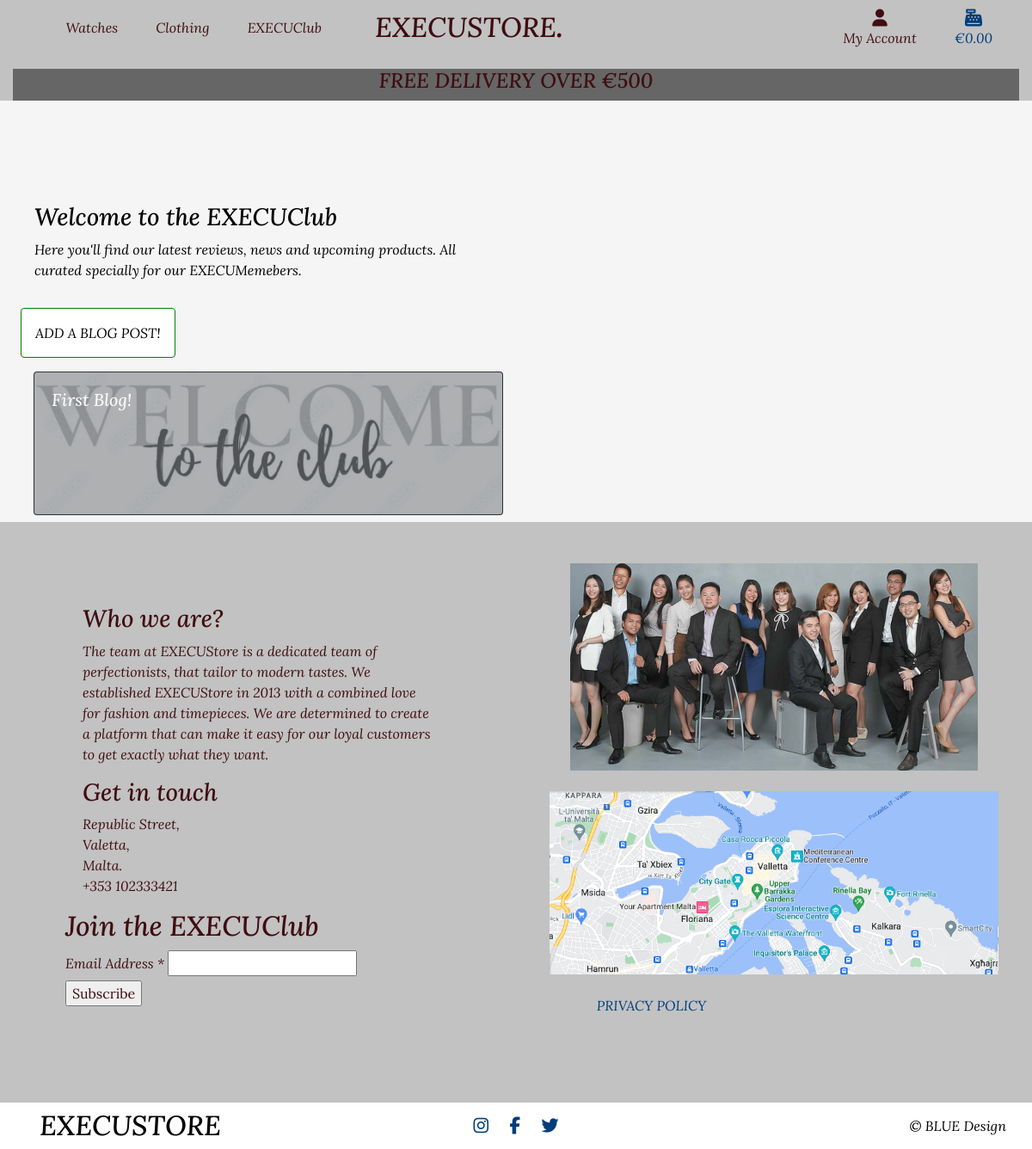
Screenshot of /blog/ (signed in) with the database file from the repository.
### blog/models.py (models this page shows, shortened)
class Blog(models.Model):
    blog_title = models.CharField(max_length=254, null=True, blank=True)
    blog_content = models.TextField()
    blog_id = models.CharField(max_length=254, null=True, blank=True)
    image_url = models.URLField(max_length=1024, null=True, blank=True)
    image = models.ImageField(null=True, blank=True)

### blog/views.py (the view)
# urls.py: path('', views.all_blogs, name='blog'),
@login_required
def all_blogs(request):
    if not request.user.is_authenticated:
        messages.error(request, 'Sorry, only staff can do that.')
        return redirect(reverse('login'))
    blog = Blog.objects.all()
    context = {
        'blog': blog,
        'blog_detail': blog_detail,
    }
    return render(request, 'blog/blog.html', context)

### bag/contexts.py (called while the page is built, shortened)
def bag_contents(request):
    bag_items = []
    total = 0
    product_count = 0
    bag = request.session.get('bag', {})
    if total < settings.FREE_DELIVERY_THRESHOLD:
        delivery = total * Decimal(settings.STANDARD_DELIVERY_PERCENTAGE / 100)
        free_delivery_delta = settings.FREE_DELIVERY_THRESHOLD - total
    else:
        delivery = 0
        free_delivery_delta = 0
    grand_total = delivery + total
    context = {
        'bag_items': bag_items,
        'total': total,
        'product_count': product_count,
        'delivery': delivery,
        'free_delivery_delta': free_delivery_delta,
        'free_delivery_threshold': settings.FREE_DELIVERY_THRESHOLD,
        'grand_total': grand_total,
    }
    return context

### blog/templates/blog/blog.html (shortened to what this page needs)
{% extends "base.html" %}
{% load static %}
{% block page_header %}
    <div class="container header-container">
    </div>
{% endblock %}
{% block content %}
    <div class="container-fluid px-4 product-page">
        <div class="row gx-5">
            <div class="col-12 col-md-6 p-3 my-auto">
                <h3>Welcome to the EXECUClub</h3>
                <p>Here you'll find our latest reviews, news and upcoming products. All curated specially for our EXECUMemebers.</p>
            </div>
        </div>
        <div class="row space">
            <a href="{% url 'add_blog' %}" class="col-12 col-md-6 p-3 my-auto btn-outline-green rounded">
                <span class="text-uppercase">Add a blog post!</span>
            </a>
        </div>
        <div class="row">
            {% for blog in blog %}
            <a class="col-12 col-md-6" href="{% url 'blog_detail' blog.id %}">
                <div class="">
                    <div class="card blog-card bg-dark text-light">
                        <img class="card-img" src="{{ blog.image.url }}" alt="Card image" style="opacity:0.6;">
                        <div class="card-img-overlay">
                          <h5 class="card-title">{{ blog.blog_title }}</h5>
                        </div>
                      </div>
                </div>
            </a>
            {% endfor %}
        </div>
    </div>
{% endblock %}

### static/css/base.css (style rules this page uses)
html { height: 100%; }
body { background: url('/media/homepage-image.jpg') no-repeat center center fixed; background-size: cover; color: #3F0D12; font-family: 'Lora'; font-style: italic; box-sizing: border-box; }
.btn-outline-green { background: white; color: black !important; border: 1px solid green; max-width: fit-content; }
@media (min-width: 1200px) { .container { max-width: 80%; } }
@media (min-width: 992px) { .header-container { padding-top: 164px; } }
.product-page { color: black; padding-top: 3.5rem; padding-bottom: .5rem; }
.row { margin: 0; }
.space { padding-bottom: 1rem; }

### rows the page displays
Blog: image (picture), blog_title "First Blog!"

### other values shown
{{ free_delivery_threshold }} "500"
